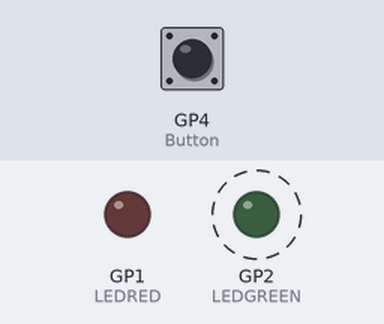
Recording of a program running on a simulated Raspberry Pi Pico running MicroPython. On the bench: output pins drawn as LEDs (lit = HIGH). Dashed ring = blinking. Inputs (shaded band) come from the test bench; at power-on: GP4 (Button) HIGH.

Above: at 1.2 s.
1.3 s: GP4 (Button) pulled LOW for 2.35 s
At 2.8 s:
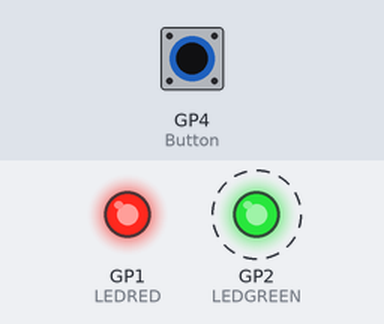
Timing chart, 0 to 11.5 s (numbered marks = the images above; inputs shaded):
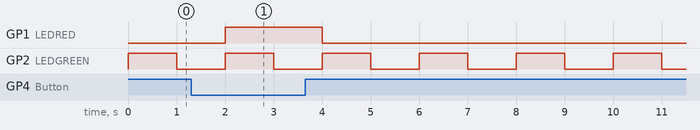

Measured:
- after the input at 1.3 s, GP1 (LEDRED): LOW → HIGH after 0.70 s, → LOW 2.0 s later
- by itself, GP2 (LEDGREEN): alternates HIGH for 1.0 s and LOW for 1.0 s

The program:

Blink.py
```python
from machine import Pin
import utime

LEDRED = Pin(1, Pin.OUT) #LED at GP1
LEDGREEN = Pin(2, Pin.OUT) # LED as well
Button = Pin(4, Pin.IN, Pin.PULL_UP)

while True:				#Do Forever
    if Button.value() == 0: # If button is pressed
        LEDRED.value(1) # Turns it on
    else:
        LEDRED.value(0) # Turn off

    LEDGREEN.value(1)
    utime.sleep(1)
    LEDGREEN.value(0)
    utime.sleep(1)
```
